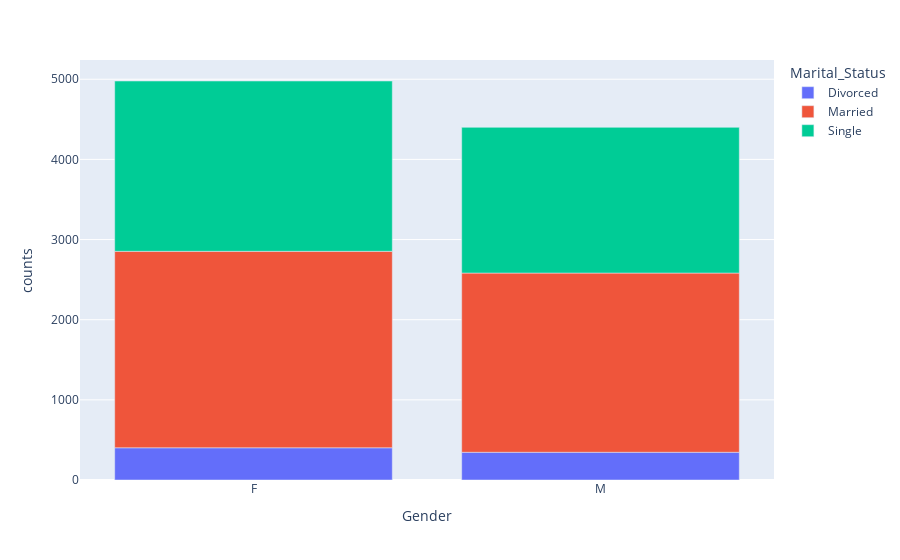

Source (notebook cell):
### Markdown cell above
case 5

### Code cell
dfmaritalstatus = df3[df3["Marital_Status"].isin(["Married","Single","Divorced"])]

dfplot = dfmaritalstatus.groupby(["Gender","Marital_Status"]).size().reset_index()
dfplot.rename(columns = {0:'counts'}, inplace=True)

fig = px.bar(dfplot, x="Gender",y="counts", color="Marital_Status")
fig.show()

### Figure 1 — Plotly figure (JSON) as saved in the notebook; plotly's stock layout.template omitted (floating-point values rounded to 4 significant figures)
{"data": [{"alignmentgroup": "True", "hovertemplate": "Marital_Status=Divorced<br>Gender=%{x}<br>counts=%{y}<extra></extra>", "legendgroup": "Divorced", "marker": {"color": "#636efa", "pattern": {"shape": ""}}, "name": "Divorced", "offsetgroup": "Divorced", "orientation": "v", "showlegend": true, "textposition": "auto", "type": "bar", "x": ["F", "M"], "xaxis": "x", "y": [402, 346], "yaxis": "y"}, {"alignmentgroup": "True", "hovertemplate": "Marital_Status=Married<br>Gender=%{x}<br>counts=%{y}<extra></extra>", "legendgroup": "Married", "marker": {"color": "#EF553B", "pattern": {"shape": ""}}, "name": "Married", "offsetgroup": "Married", "orientation": "v", "showlegend": true, "textposition": "auto", "type": "bar", "x": ["F", "M"], "xaxis": "x", "y": [2451, 2236], "yaxis": "y"}, {"alignmentgroup": "True", "hovertemplate": "Marital_Status=Single<br>Gender=%{x}<br>counts=%{y}<extra></extra>", "legendgroup": "Single", "marker": {"color": "#00cc96", "pattern": {"shape": ""}}, "name": "Single", "offsetgroup": "Single", "orientation": "v", "showlegend": true, "textposition": "auto", "type": "bar", "x": ["F", "M"], "xaxis": "x", "y": [2125, 1818], "yaxis": "y"}], "layout": {"barmode": "relative", "legend": {"title": {"text": "Marital_Status"}, "tracegroupgap": 0}, "margin": {"t": 60}, "xaxis": {"anchor": "y", "domain": [0, 1], "title": {"text": "Gender"}}, "yaxis": {"anchor": "x", "domain": [0, 1], "title": {"text": "counts"}}}}
